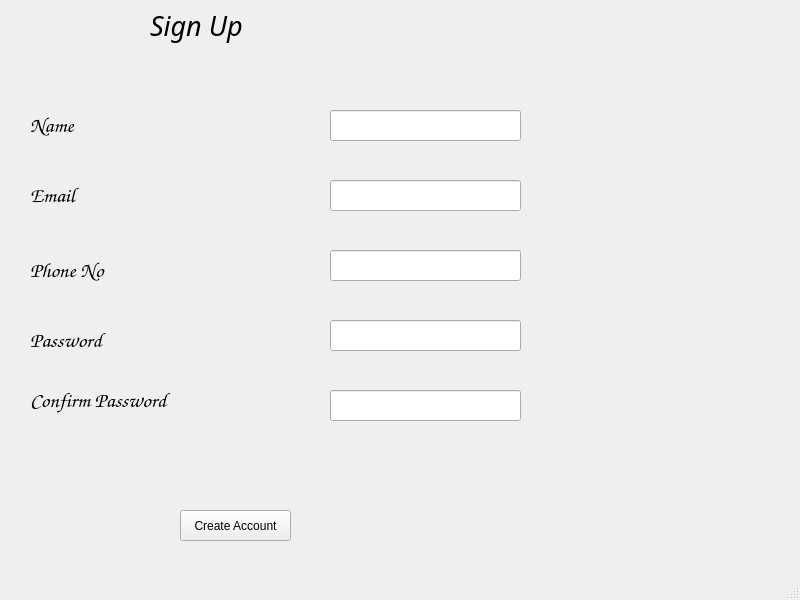
<?xml version="1.0" encoding="UTF-8"?>
<ui version="4.0">
 <class>MainWindow</class>
 <widget class="QMainWindow" name="MainWindow">
  <property name="geometry">
   <rect>
    <x>0</x>
    <y>0</y>
    <width>800</width>
    <height>600</height>
   </rect>
  </property>
  <property name="windowTitle">
   <string>MainWindow</string>
  </property>
  <widget class="QWidget" name="centralwidget">
   <widget class="QLabel" name="label">
    <property name="geometry">
     <rect>
      <x>150</x>
      <y>0</y>
      <width>161</width>
      <height>51</height>
     </rect>
    </property>
    <property name="font">
     <font>
      <family>Monotype Corsiva</family>
      <pointsize>20</pointsize>
      <italic>true</italic>
     </font>
    </property>
    <property name="text">
     <string>Sign Up</string>
    </property>
   </widget>
   <widget class="QLabel" name="label_2">
    <property name="geometry">
     <rect>
      <x>30</x>
      <y>170</y>
      <width>141</width>
      <height>51</height>
     </rect>
    </property>
    <property name="font">
     <font>
      <family>Comic Sans MS</family>
      <pointsize>16</pointsize>
     </font>
    </property>
    <property name="text">
     <string>Email</string>
    </property>
   </widget>
   <widget class="QLineEdit" name="Email">
    <property name="geometry">
     <rect>
      <x>330</x>
      <y>180</y>
      <width>191</width>
      <height>31</height>
     </rect>
    </property>
    <property name="font">
     <font>
      <family>MS Shell Dlg 2</family>
      <pointsize>10</pointsize>
      <weight>50</weight>
      <italic>false</italic>
      <bold>false</bold>
     </font>
    </property>
    <property name="styleSheet">
     <string notr="true">font: 10pt &quot;MS Shell Dlg 2&quot;;</string>
    </property>
    <property name="text">
     <string/>
    </property>
   </widget>
   <widget class="QLabel" name="label_3">
    <property name="geometry">
     <rect>
      <x>30</x>
      <y>250</y>
      <width>141</width>
      <height>41</height>
     </rect>
    </property>
    <property name="font">
     <font>
      <family>Comic Sans MS</family>
      <pointsize>16</pointsize>
     </font>
    </property>
    <property name="text">
     <string>Phone No</string>
    </property>
   </widget>
   <widget class="QLineEdit" name="Phone">
    <property name="geometry">
     <rect>
      <x>330</x>
      <y>250</y>
      <width>191</width>
      <height>31</height>
     </rect>
    </property>
    <property name="styleSheet">
     <string notr="true">font: 10pt &quot;MS Shell Dlg 2&quot;;</string>
    </property>
   </widget>
   <widget class="QPushButton" name="CreateButton">
    <property name="enabled">
     <bool>true</bool>
    </property>
    <property name="geometry">
     <rect>
      <x>180</x>
      <y>510</y>
      <width>111</width>
      <height>31</height>
     </rect>
    </property>
    <property name="text">
     <string>Create Account</string>
    </property>
   </widget>
   <widget class="QLineEdit" name="Password">
    <property name="geometry">
     <rect>
      <x>330</x>
      <y>320</y>
      <width>191</width>
      <height>31</height>
     </rect>
    </property>
    <property name="styleSheet">
     <string notr="true">font: 10pt &quot;MS Shell Dlg 2&quot;;</string>
    </property>
   </widget>
   <widget class="QLabel" name="label_4">
    <property name="geometry">
     <rect>
      <x>30</x>
      <y>320</y>
      <width>181</width>
      <height>41</height>
     </rect>
    </property>
    <property name="font">
     <font>
      <family>Comic Sans MS</family>
      <pointsize>16</pointsize>
     </font>
    </property>
    <property name="text">
     <string>Password</string>
    </property>
   </widget>
   <widget class="QLabel" name="label_5">
    <property name="geometry">
     <rect>
      <x>30</x>
      <y>100</y>
      <width>141</width>
      <height>51</height>
     </rect>
    </property>
    <property name="font">
     <font>
      <family>Comic Sans MS</family>
      <pointsize>16</pointsize>
     </font>
    </property>
    <property name="text">
     <string>Name</string>
    </property>
   </widget>
   <widget class="QLineEdit" name="Name">
    <property name="geometry">
     <rect>
      <x>330</x>
      <y>110</y>
      <width>191</width>
      <height>31</height>
     </rect>
    </property>
    <property name="font">
     <font>
      <family>MS Shell Dlg 2</family>
      <pointsize>10</pointsize>
      <weight>50</weight>
      <italic>false</italic>
      <bold>false</bold>
     </font>
    </property>
    <property name="styleSheet">
     <string notr="true">font: 10pt &quot;MS Shell Dlg 2&quot;;</string>
    </property>
    <property name="text">
     <string/>
    </property>
   </widget>
   <widget class="QLineEdit" name="ConfirmPassword">
    <property name="geometry">
     <rect>
      <x>330</x>
      <y>390</y>
      <width>191</width>
      <height>31</height>
     </rect>
    </property>
    <property name="styleSheet">
     <string notr="true">font: 10pt &quot;MS Shell Dlg 2&quot;;</string>
    </property>
   </widget>
   <widget class="QLabel" name="label_6">
    <property name="geometry">
     <rect>
      <x>30</x>
      <y>380</y>
      <width>181</width>
      <height>41</height>
     </rect>
    </property>
    <property name="font">
     <font>
      <family>Comic Sans MS</family>
      <pointsize>16</pointsize>
     </font>
    </property>
    <property name="text">
     <string>Confirm Password</string>
    </property>
   </widget>
  </widget>
  <widget class="QMenuBar" name="menubar">
   <property name="geometry">
    <rect>
     <x>0</x>
     <y>0</y>
     <width>800</width>
     <height>22</height>
    </rect>
   </property>
  </widget>
  <widget class="QStatusBar" name="statusbar"/>
 </widget>
 <resources/>
 <connections/>
</ui>
